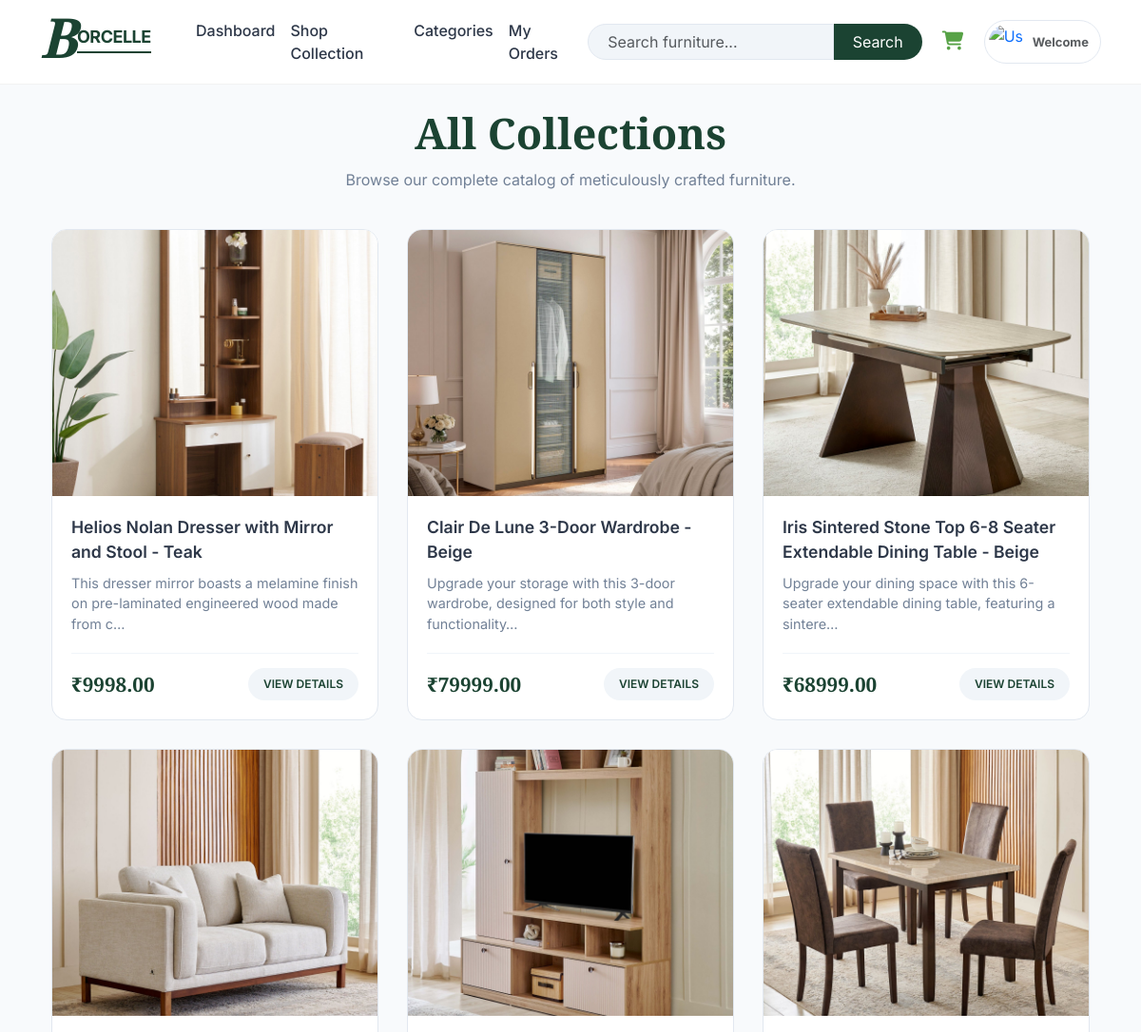
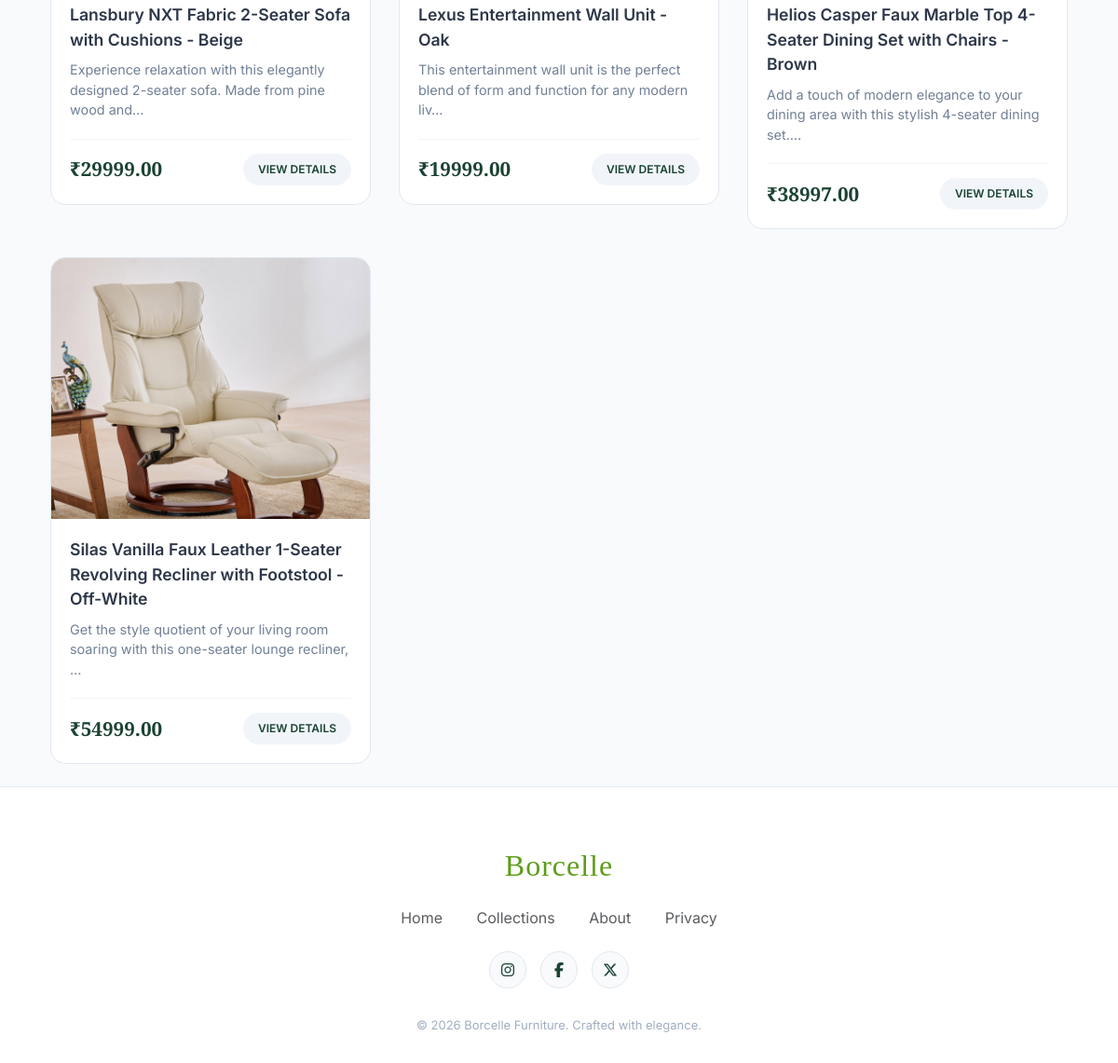
Page /customer/productsview/ (signed in) on the committed database (2 pictures, top to bottom).
### adminApp/models.py (models this page shows)
class Product(models.Model):
    ProductId = models.AutoField(primary_key=True)
    ProductName = models.CharField(max_length=200)
    ProductDescription = models.TextField()
    ProductImage = models.ImageField(upload_to='products/', null=True, blank=True)
    ProductPrice = models.DecimalField(max_digits=10, decimal_places=2)
    stock = models.IntegerField(default=0)
    category = models.ForeignKey(Category, on_delete=models.CASCADE, related_name='products')

### customerApp/views.py (the view)
def productsList(request):
    product_details = Product.objects.all()
    return render(request, 'Customer/productView.html', {'product_details': product_details,'action': 'list'})

### templates/Customer/productView.html (shortened to what this page needs)
{% extends "customerHeader.html" %}
{% block content %}
<div class="container">
  <div class="store-page-header">
    <h1>All Collections</h1>
    <p>Browse our complete catalog of meticulously crafted furniture.</p>
  </div>
  {% if product_details %}
    <div class="store-prod-grid">
  {% for product in product_details %}
    <a href="{% url 'productdetails' id=product.ProductId name=product.ProductName|slugify %}"
       style="text-decoration: none; color: inherit;">
      <div class="store-card">
        <div class="store-card-img">
          {% if product.ProductImage %}
            <img src="{{ product.ProductImage.url }}" alt="{{ product.ProductName }}">
          {% else %}
            <img src="https://via.placeholder.com/400x400" alt="Placeholder">
          {% endif %}
        </div>
        <div class="store-card-body">
          <div class="store-card-title">{{ product.ProductName }}</div>
          <div class="store-card-desc">
            {{ product.ProductDescription|truncatechars:90 }}
          </div>
          <div class="store-card-bottom">
            <div class="store-card-price">₹{{ product.ProductPrice }}</div>
            <span class="store-card-link">View Details</span>
          </div>
        </div>
      </div>
    </a>
  {% endfor %}
</div>
  {% else %}
    <div class="store-empty">
      <h3>No products found.</h3>
      <p>We are currently updating our inventory. Please check back shortly.</p>
    </div>
  {% endif %}
</div>
{% endblock %}

### templates/customerHeader.html (style rules this page uses)
:root { --brand-dark: #1b4332; --brand-light: #d8f3dc; --brand-accent: #74c69d; --text-main: #2d3748; --text-muted: #718096; --bg-main: #f8fafc; }
body { font-family: 'Inter', sans-serif; background-color: var(--bg-main); color: var(--text-main); display: flex; flex-direction: column; min-height: 100vh; margin: 0; }

### templates/Customer/productView.html (style rules this page uses)
.store-page-header { text-align: center; margin-bottom: 40px; }
.store-page-header h1 { font-family: 'Playfair Display', serif; font-size: 2.8rem; color: #1b4332; font-weight: 700; margin-bottom: 10px; }
.store-page-header p { color: #718096; }
.store-prod-grid { display: grid; grid-template-columns: repeat(auto-fill, minmax(300px, 1fr)); gap: 30px; }
.store-card { background: #fff; border: 1px solid #e2e8f0; border-radius: 16px; overflow: hidden; display: flex; flex-direction: column; transition: transform 0.3s, box-shadow 0.3s; }
.store-card-img { height: 280px; background: #f8fafc; overflow: hidden; }
.store-card-img img { width: 100%; height: 100%; object-fit: cover; transition: transform 0.6s ease; }
.store-card-body { padding: 20px; display: flex; flex-direction: column; flex: 1; }
.store-card-title { font-size: 1.1rem; font-weight: 600; color: #2d3748; margin-bottom: 8px; }
.store-card-desc { font-size: 0.9rem; color: #718096; margin-bottom: 20px; line-height: 1.5; flex: 1; }
.store-card-bottom { display: flex; justify-content: space-between; align-items: center; border-top: 1px solid #f1f5f9; padding-top: 15px; }
.store-card-price { font-family: 'Playfair Display', serif; font-size: 1.3rem; font-weight: 700; color: #1b4332; }
.store-card-link { background: #f1f5f9; color: #1b4332; padding: 8px 16px; border-radius: 50px; font-size: 12px; font-weight: 600; text-decoration: none; text-transform: uppercase; transition: 0.2s; }

### rows in the picture
Product: ProductImage (picture), ProductName "Helios Nolan Dresser with Mirror and Stool - Teak", ProductDescription "This dresser mirror boasts a melamine finish on pre-laminated engineered wood made from c…", ProductPrice "9998.00"
Product: ProductImage (picture), ProductName "Clair De Lune 3-Door Wardrobe - Beige", ProductDescription "Upgrade your storage with this 3-door wardrobe, designed for both style and functionality…", ProductPrice "79999.00"
Product: ProductImage (picture), ProductName "Iris Sintered Stone Top 6-8 Seater Extendable Dining Table - Beige", ProductDescription "Upgrade your dining space with this 6-seater extendable dining table, featuring a sintere…", ProductPrice "68999.00"
Product: ProductImage (picture), ProductName "Lansbury NXT Fabric 2-Seater Sofa with Cushions - Beige", ProductDescription "Experience relaxation with this elegantly designed 2-seater sofa. Made from pine wood and…", ProductPrice "29999.00"
Product: ProductImage (picture), ProductName "Lexus Entertainment Wall Unit - Oak", ProductDescription "This entertainment wall unit is the perfect blend of form and function for any modern liv…", ProductPrice "19999.00"
Product: ProductImage (picture), ProductName "Helios Casper Faux Marble Top 4-Seater Dining Set with Chairs - Brown", ProductDescription "Add a touch of modern elegance to your dining area with this stylish 4-seater dining set.…", ProductPrice "38997.00"
Product: ProductImage (picture), ProductName "Silas Vanilla Faux Leather 1-Seater Revolving Recliner with Footstool - Off-White", ProductDescription "Get the style quotient of your living room soaring with this one-seater lounge recliner, …", ProductPrice "54999.00"
